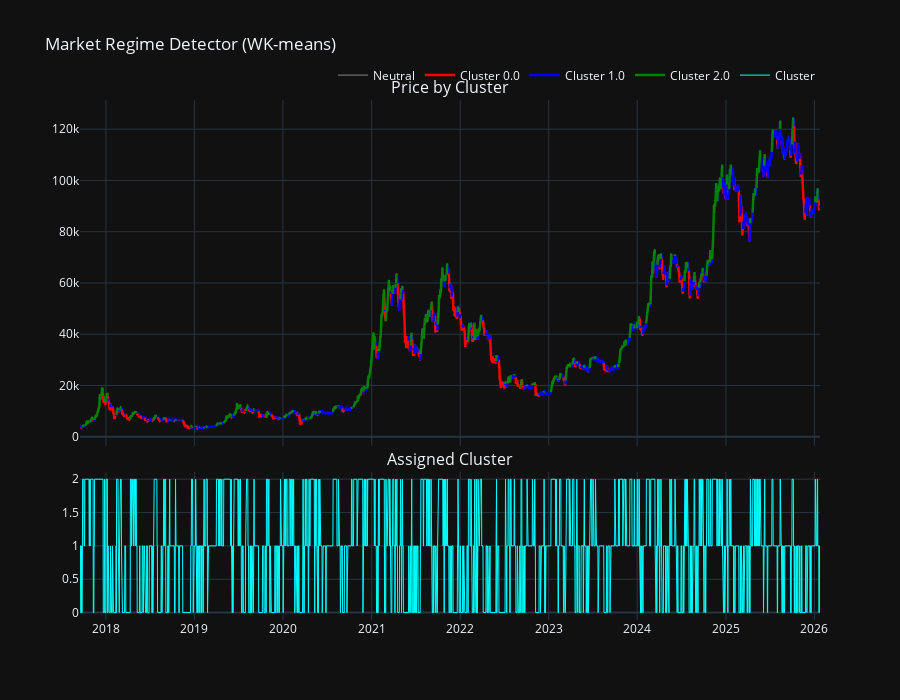

This figure's notebook cell:
### Code cell
close_neutral = df['Close']

colors = {0.0: "red", 1.0: "blue", 2.0: "green"}
close_cluster = {}

for c in colors.keys():
    mask = (df['cluster'] == c) | (df['cluster'].shift(-1) == c)
    series = df['Close'].copy()
    series[~mask] = np.nan
    close_cluster[c] = series

fig = make_subplots(
    rows=2, cols=1,
    shared_xaxes=True,
    vertical_spacing=0.05,
    row_heights=[0.7, 0.3],
    subplot_titles=("Price by Cluster", "Assigned Cluster")
)

fig.add_trace(go.Scatter(
    x=df.index, y=close_neutral,
    mode='lines',
    line=dict(color='gray', width=1),
    name='Neutral',
    hoverinfo='skip'
), row=1, col=1)

for c, series in close_cluster.items():
    fig.add_trace(go.Scatter(
        x=df.index, y=series,
        mode='lines',
        line=dict(color=colors[c], width=2.5),
        name=f"Cluster {c}",
        connectgaps=False
    ), row=1, col=1)

fig.add_trace(go.Scatter(
    x=df.index, y=df['cluster'],
    mode='lines',
    line=dict(color='cyan', width=1),
    name='Cluster'
), row=2, col=1)

fig.update_layout(
    template='plotly_dark',
    height=700,
    title_text="Market Regime Detector (WK-means)",
    hovermode="x unified",
    dragmode='zoom',
    legend=dict(orientation="h", yanchor="bottom", y=1.02, xanchor="right", x=1)
)

fig.update_xaxes(rangeslider_visible=False)

fig.show();

### Figure 1 — Plotly figure (JSON) as saved in the notebook; plotly's stock layout.template omitted (floating-point values rounded to 4 significant figures; data arrays with more than 128 entries replaced by an {"elided": "..."} marker saying what was removed)
{"data": [{"hoverinfo": "skip", "line": {"color": "gray", "width": 1}, "mode": "lines", "name": "Neutral", "type": "scatter", "x": {"elided": "3053 str values"}, "xaxis": "x", "y": {"elided": "3053 float values"}, "yaxis": "y"}, {"connectgaps": false, "line": {"color": "red", "width": 2.5}, "mode": "lines", "name": "Cluster 0.0", "type": "scatter", "x": {"elided": "3053 str values"}, "xaxis": "x", "y": {"elided": "3053 float values"}, "yaxis": "y"}, {"connectgaps": false, "line": {"color": "blue", "width": 2.5}, "mode": "lines", "name": "Cluster 1.0", "type": "scatter", "x": {"elided": "3053 str values"}, "xaxis": "x", "y": {"elided": "3053 float values"}, "yaxis": "y"}, {"connectgaps": false, "line": {"color": "green", "width": 2.5}, "mode": "lines", "name": "Cluster 2.0", "type": "scatter", "x": {"elided": "3053 str values"}, "xaxis": "x", "y": {"elided": "3053 float values"}, "yaxis": "y"}, {"line": {"color": "cyan", "width": 1}, "mode": "lines", "name": "Cluster", "type": "scatter", "x": {"elided": "3053 str values"}, "xaxis": "x2", "y": {"elided": "3053 int values"}, "yaxis": "y2"}], "layout": {"annotations": [{"font": {"size": 16}, "showarrow": false, "text": "Price by Cluster", "x": 0.5, "xanchor": "center", "xref": "paper", "y": 1.0, "yanchor": "bottom", "yref": "paper"}, {"font": {"size": 16}, "showarrow": false, "text": "Assigned Cluster", "x": 0.5, "xanchor": "center", "xref": "paper", "y": 0.285, "yanchor": "bottom", "yref": "paper"}], "dragmode": "zoom", "height": 700, "hovermode": "x unified", "legend": {"orientation": "h", "x": 1, "xanchor": "right", "y": 1.02, "yanchor": "bottom"}, "title": {"text": "Market Regime Detector (WK-means)"}, "xaxis": {"anchor": "y", "domain": [0, 1], "matches": "x2", "rangeslider": {"visible": false}, "showticklabels": false}, "xaxis2": {"anchor": "y2", "domain": [0, 1], "rangeslider": {"visible": false}}, "yaxis": {"anchor": "x", "domain": [0.335, 1.0]}, "yaxis2": {"anchor": "x2", "domain": [0, 0.285]}}}
